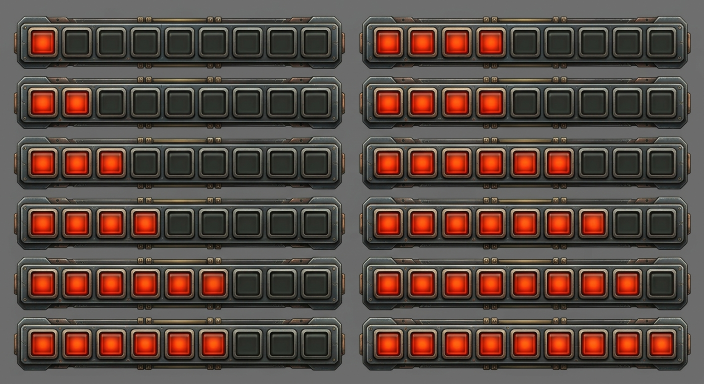
#> input picture assets/Gemini_Generated_Image_d9elrgd9elrgd9el.jpg, 1408 x 768 px (shown at 1/2 size)
$ python -i slice_health_bar.py   (imports and definitions only)
#> lines starting #> are read from the running program, lines starting #| are printed output that depends on the picture
#> in slice_sheet, sheet is the input picture: PIL image 1408x768 RGB; mean R, G, B 90.3, 73.9, 66.8
#!/usr/bin/env python3
"""Нарезать лист с полосами здоровья на отдельные состояния.

Генератор выдаёт картинки листами: на каждом несколько полос, у которых
горит разное число ячеек. Скрипт находит полосы по разрывам фона,
раскладывает по числу горящих ячеек и сохраняет как health-<N>.png.

    python tools/slice_health_bar.py assets/raw/лист.png --out assets/health

Разложить наверняка автоматика не всегда может (полосы на листе идут не
по порядку), поэтому скрипт печатает, что он посчитал, и позволяет
перепроверить глазами: --dry-run показывает, ничего не сохраняя.
"""

from __future__ import annotations

import argparse
import sys
from pathlib import Path

from PIL import Image

FILE_PATTERN = "health-{level}.png"


def find_rows(image: Image.Image, tolerance: int = 18) -> list[tuple[int, int]]:
    """Найти горизонтальные полосы: строки, отличающиеся от фона листа."""
    grey = image.convert("L")
    width, height = grey.size
    background = grey.getpixel((2, 2))
    pixels = grey.load()

    def row_has_content(y: int) -> bool:
        step = max(1, width // 200)
        different = sum(
            1 for x in range(0, width, step) if abs(pixels[x, y] - background) > tolerance
        )
        return different > (width // step) * 0.2

    rows: list[tuple[int, int]] = []
    start = None
    for y in range(height):
        if row_has_content(y):
            if start is None:
                start = y
        elif start is not None:
            if y - start > height * 0.02:  # слишком тонкое — это шов, не полоса
                rows.append((start, y))
            start = None
    if start is not None:
        rows.append((start, height))
    return rows


def find_columns(image: Image.Image, tolerance: int = 18) -> list[tuple[int, int]]:
    """Найти вертикальные группы — на листе полосы могут идти в два столбца."""
    grey = image.convert("L")
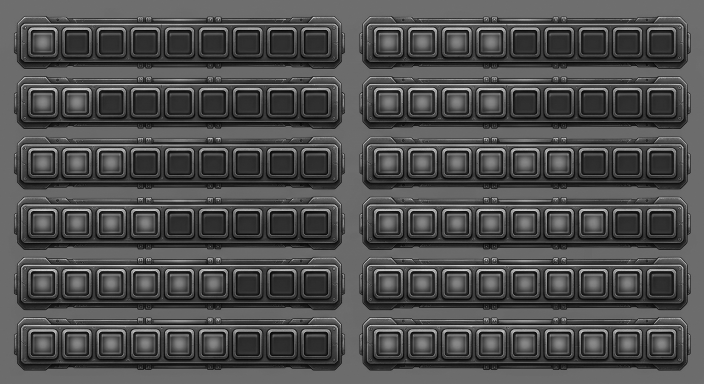
#> grey: PIL image 1408x768 L (shown at 1/2 size); min 0, max 246, mean 78
    width, height = grey.size
#> width = 1408; height = 768
    background = grey.getpixel((2, 2))
#> background = 111
    pixels = grey.load()

    def column_has_content(x: int) -> bool:
        step = max(1, height // 200)
#> step = 3
        different = sum(
            1 for y in range(0, height, step) if abs(pixels[x, y] - background) > tolerance
        )
#> different = 0
        return different > (height // step) * 0.1

    columns: list[tuple[int, int]] = []
    start = None
    for x in range(width):
        if column_has_content(x):
            if start is None:
                start = x
        elif start is not None:
            if x - start > width * 0.05:
                columns.append((start, x))
            start = None
    if start is not None:
        columns.append((start, width))
    return columns


def count_lit_cells(strip: Image.Image, min_width_ratio: float = 0.02) -> int:
    """Сколько ячеек горит.

    Считается не по одной линии поперёк полосы — JPEG её размывает, и
    счёт сбивается, — а по профилю: для каждого столбца пикселей берётся
    доля «горящих» по всей высоте, и уже в этом профиле ищутся плато.
    Так отдельные артефакты и блики не превращаются в лишнюю ячейку.
    """
    rgb = strip.convert("RGB")
    width, height = rgb.size
    pixels = rgb.load()

    # Ячейка горит, если она заметно краснее своего окружения.
    def is_lit(x: int, y: int) -> bool:
        r, g, b = pixels[x, y]
        return r > 110 and r - g > 55 and r - b > 55

    top, bottom = int(height * 0.3), int(height * 0.7)
    step = max(1, (bottom - top) // 12)
    rows = range(top, bottom, step)
    profile = [
        sum(1 for y in rows if is_lit(x, y)) / len(list(rows)) for x in range(width)
    ]

    min_width = max(3, int(width * min_width_ratio))
    count = 0
    run = 0
    for value in profile + [0.0]:
        if value > 0.5:
            run += 1
        else:
            if run >= min_width:
                count += 1
            run = 0
    return count


def slice_sheet(path: Path) -> list[tuple[int, Image.Image]]:
    """Разобрать лист: вернуть пары «сколько горит, картинка полосы».

    Границы полос определяются по фону неточно — на пару пикселей
    гуляют, — поэтому итоговое окно берётся одинаковым для всего листа и
    ставится по центру каждой полосы. Иначе картинки состояний выходят
    разной высоты и в чате дёргаются при смене.
    """
    sheet = Image.open(path)
    boxes: list[tuple[int, int, int, int]] = []  # left, right, центр, высота
    for left, right in find_columns(sheet) or [(0, sheet.width)]:
        column = sheet.crop((left, 0, right, sheet.height))
        for top, bottom in find_rows(column):
            boxes.append((left, right, (top + bottom) // 2, bottom - top))
#> this loop made 2 passes
#> (left, right) on passes 1 to 2: (28, 690), (719, 1379)
#> pass 1, in slice_sheet, `column = sheet.crop((left, 0, right, sheet.height))`:
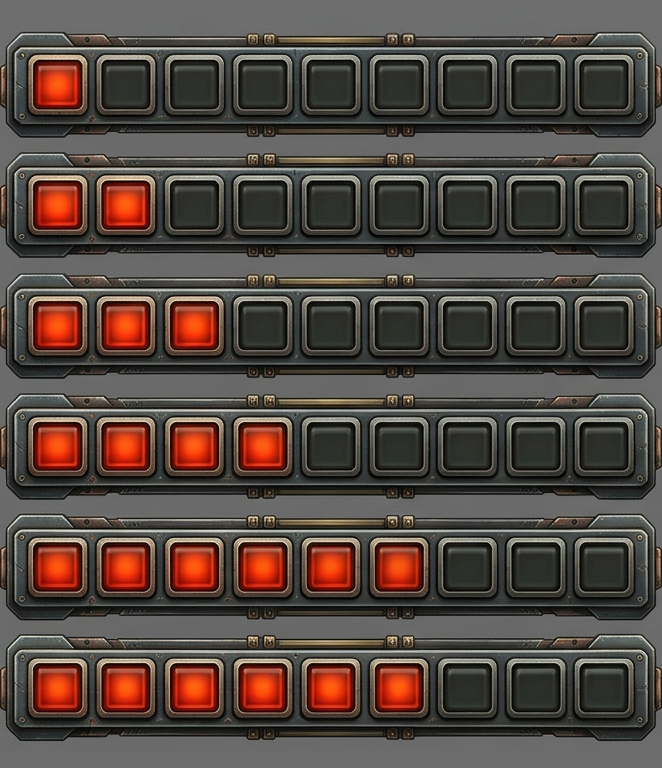
#> column: PIL image 662x768 RGB; mean R, G, B 84.1, 71.6, 65
#> pass 1, in find_rows, `grey = image.convert("L")`:
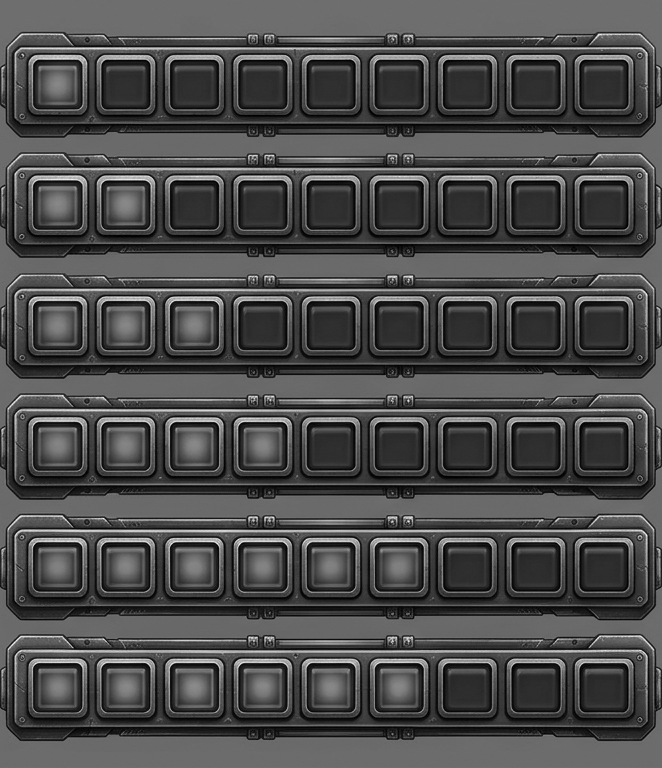
#> grey: PIL image 662x768 L; min 0, max 242, mean 74.6
#> pass 2, in slice_sheet, `column = sheet.crop((left, 0, right, sheet.height))`:
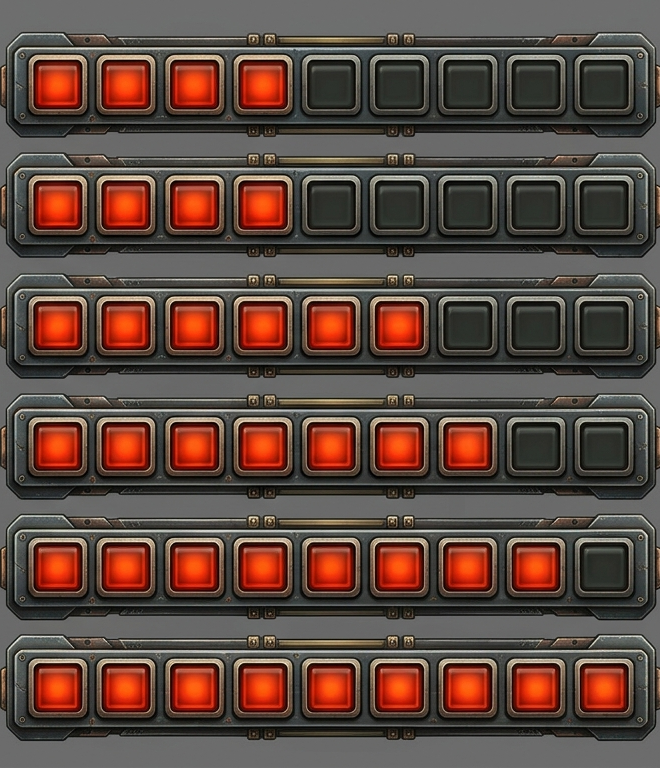
#> column: PIL image 660x768 RGB; mean R, G, B 94.3, 71.7, 63.4
    if not boxes:
        return []

    heights = sorted(box[3] for box in boxes)
    window = heights[len(heights) // 2]  # медиана: случайные обрезки не тянут

    result: list[tuple[int, Image.Image]] = []
    for left, right, centre, _ in boxes:
        top = max(0, centre - window // 2)
        strip = sheet.crop((left, top, right, min(sheet.height, top + window)))
        result.append((count_lit_cells(strip), strip))
#> this loop made 12 passes
#> (left, right, centre) on passes 1 to 12: (28, 690, 86), (28, 690, 205), (28, 690, 326), (28, 690, 439), (28, 690, 560), (28, 690, 688), (719, 1379, 85), (719, 1379, 205), (719, 1379, 326), (719, 1379, 439), (719, 1379, 560), (719, 1379, 688)
#> pass 1, in slice_sheet, `strip = sheet.crop((left, top, right, min(sheet.height, top + window)))`:
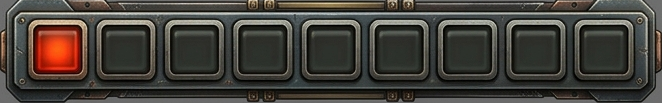
#> strip: PIL image 662x103 RGB; mean R, G, B 67.9, 64, 58
#> pass 3, in slice_sheet, `strip = sheet.crop((left, top, right, min(sheet.height, top + window)))`:
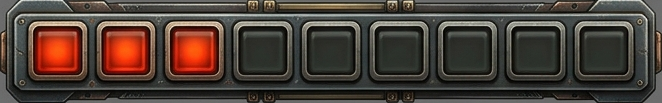
#> strip: PIL image 662x103 RGB; mean R, G, B 76.2, 63.3, 55.7
#> after the loop:
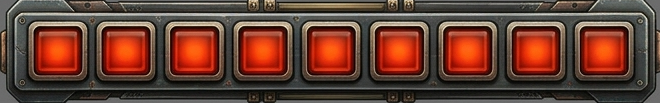
#> strip: PIL image 660x103 RGB; mean R, G, B 103.1, 63.1, 50.5
    return result


# [157 lines left out: functions lit_profile, cell_bounds, cell_rows, synthesize_level, main, not called in this run]


# [2 lines not run here, left out]

>>> result = slice_sheet('../assets/Gemini_Generated_Image_d9elrgd9elrgd9el.jpg')
